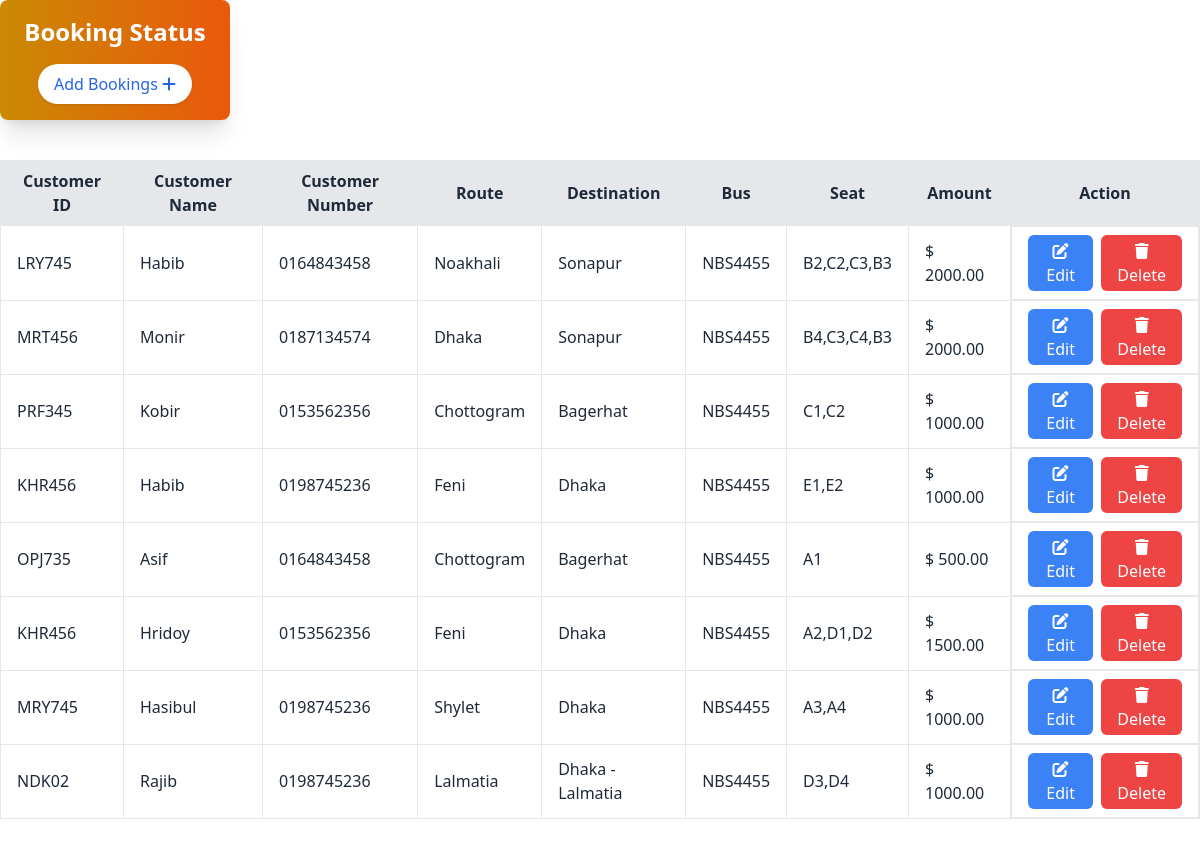
Screenshot of /AdminPanle/pages/booking.php with the database file from the repository.
### tables this page shows
CREATE TABLE `bookings` (
  `id` int(11) NOT NULL,
  `customerId` varchar(255) NOT NULL,
  `customerName` varchar(255) NOT NULL,
  `customerNumber` varchar(20) NOT NULL,
  `route` varchar(255) NOT NULL,
  `destination` varchar(255) NOT NULL,
  `selectBus` varchar(50) NOT NULL,
  `seat` text NOT NULL,
  `amount` decimal(10,2) NOT NULL
);

### AdminPanle/pages/booking.php (the view, shortened to what this page needs)
<?php
$conn = mysqli_connect("localhost", "root", "", "shohoz_bus");
?>
<!DOCTYPE html>
<html lang="en">
<head>
    <link href="https://cdn.jsdelivr.net/npm/daisyui@4.12.14/dist/full.min.css" rel="stylesheet" type="text/css" />
    <link href="https://cdn.jsdelivr.net/npm/flowbite@2.5.2/dist/flowbite.min.css" rel="stylesheet" />
    <script src="https://cdn.tailwindcss.com"></script>
</head>
<body>
    <div id="addBooking" class="bg-gradient-to-r from-yellow-600 to-orange-600 w-[230px] h-[120px] shadow-xl rounded-lg flex flex-col items-center justify-center p-4 text-white">
        <h2 class="text-2xl font-bold mb-2">Booking Status</h2>
        <button id="openModalBtn" class="mt-2 px-4 py-2 bg-white text-blue-600 rounded-full shadow hover:bg-gray-100">
            Add Bookings <i class="fa-solid fa-plus"></i>
        </button>
    </div>
    <div class="overflow-x-auto mt-10  w-full mb-6">
        <table class="min-w-full table-auto border border-collapse">
            <thead>
                <tr class="bg-[#e5e7eb]">
                    <th class="border px-4 py-2">Customer ID</th>
                    <th class="border px-4 py-2">Customer Name</th>
                    <th class="border px-4 py-2">Customer Number</th>
                    <th class="border px-4 py-2">Route</th>
                    <th class="border px-4 py-2">Destination</th>
                    <th class="border px-4 py-2">Bus</th>
                    <th class="border px-4 py-2">Seat</th>
                    <th class="border px-4 py-2">Amount</th>
                    <th class="border px-4 py-2">Action</th>
                </tr>
            </thead>
            <tbody>
            <?php
            $result = mysqli_query($conn, "SELECT * FROM bookings");
            while ($row = mysqli_fetch_assoc($result)) {
                echo "<tr class='hover:bg-[#e5e7eb]'>
                        <td class='border px-4 py-2'>{$row['customerId']}</td>
                        <td class='border px-4 py-2'>{$row['customerName']}</td>
                        <td class='border px-4 py-2'>{$row['customerNumber']}</td>
                        <td class='border px-4 py-2'>{$row['route']}</td>
                        <td class='border px-4 py-2'>{$row['destination']}</td>
                        <td class='border px-4 py-2'>{$row['selectBus']}</td>
                        <td class='border px-4 py-2'>{$row['seat']}</td>
                        <td class='border px-4 py-2'>$ {$row['amount']}</td>
                        <td class='px-4 flex gap-2 py-2 border text-center'>
                            <button class='text-white rounded-md px-3 py-1 bg-blue-500 edit-button'
                                    data-id='{$row['id']}'
                                    data-name='{$row['customerName']}'
                                    data-number='{$row['customerNumber']}'>
                                <i class='fas fa-edit'></i> Edit
                            </button>
                            <a href='dashboard.php?pages=booking&deleteId={$row['id']}'
                               class='text-white rounded-md px-3 py-1 bg-red-500'
                               onclick='return confirm(\"Are you sure you want to delete this booking?\");'>
                               <i class='fas fa-trash'></i> Delete
                            </a>
                        </td>
                      </tr>";
            }
            ?>
            </tbody>
        </table>
    </div>
</body>
</html>

### rows the page displays
bookings: customerId "LRY745", customerName "Habib", customerNumber "0164843458", route "Noakhali", destination "Sonapur", selectBus "NBS4455", seat "B2,C2,C3,B3", amount "2000.00"
bookings: customerId "MRT456", customerName "Monir", customerNumber "0187134574", route "Dhaka", destination "Sonapur", selectBus "NBS4455", seat "B4,C3,C4,B3", amount "2000.00"
bookings: customerId "PRF345", customerName "Kobir", customerNumber "0153562356", route "Chottogram", destination "Bagerhat", selectBus "NBS4455", seat "C1,C2", amount "1000.00"
bookings: customerId "KHR456", customerName "Habib", customerNumber "0198745236", route "Feni", destination "Dhaka", selectBus "NBS4455", seat "E1,E2", amount "1000.00"
bookings: customerId "OPJ735", customerName "Asif", customerNumber "0164843458", route "Chottogram", destination "Bagerhat", selectBus "NBS4455", seat "A1", amount "500.00"
bookings: customerId "KHR456", customerName "Hridoy", customerNumber "0153562356", route "Feni", destination "Dhaka", selectBus "NBS4455", seat "A2,D1,D2", amount "1500.00"
bookings: customerId "MRY745", customerName "Hasibul", customerNumber "0198745236", route "Shylet", destination "Dhaka", selectBus "NBS4455", seat "A3,A4", amount "1000.00"
bookings: customerId "NDK02", customerName "Rajib", customerNumber "0198745236", route "Lalmatia", destination "Dhaka - Lalmatia", selectBus "NBS4455", seat "D3,D4", amount "1000.00"
